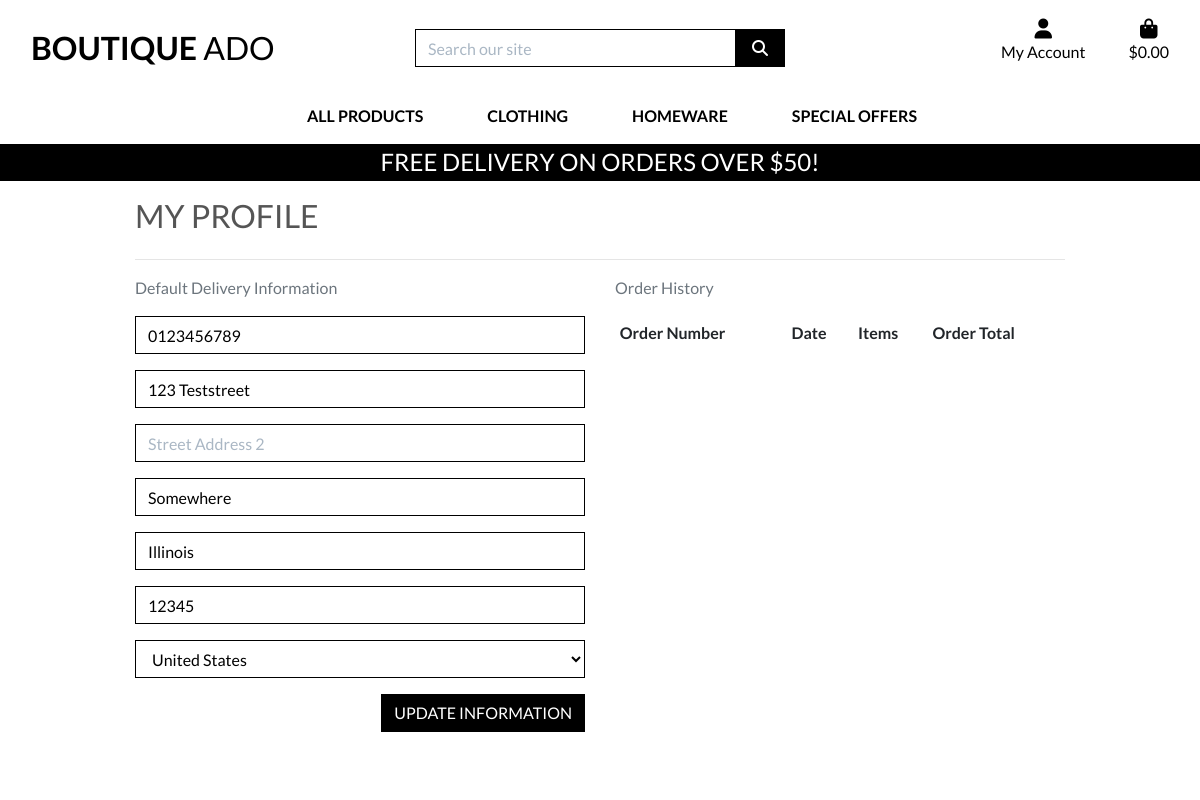
The page /profile/ (signed in) on the database as committed earlier.
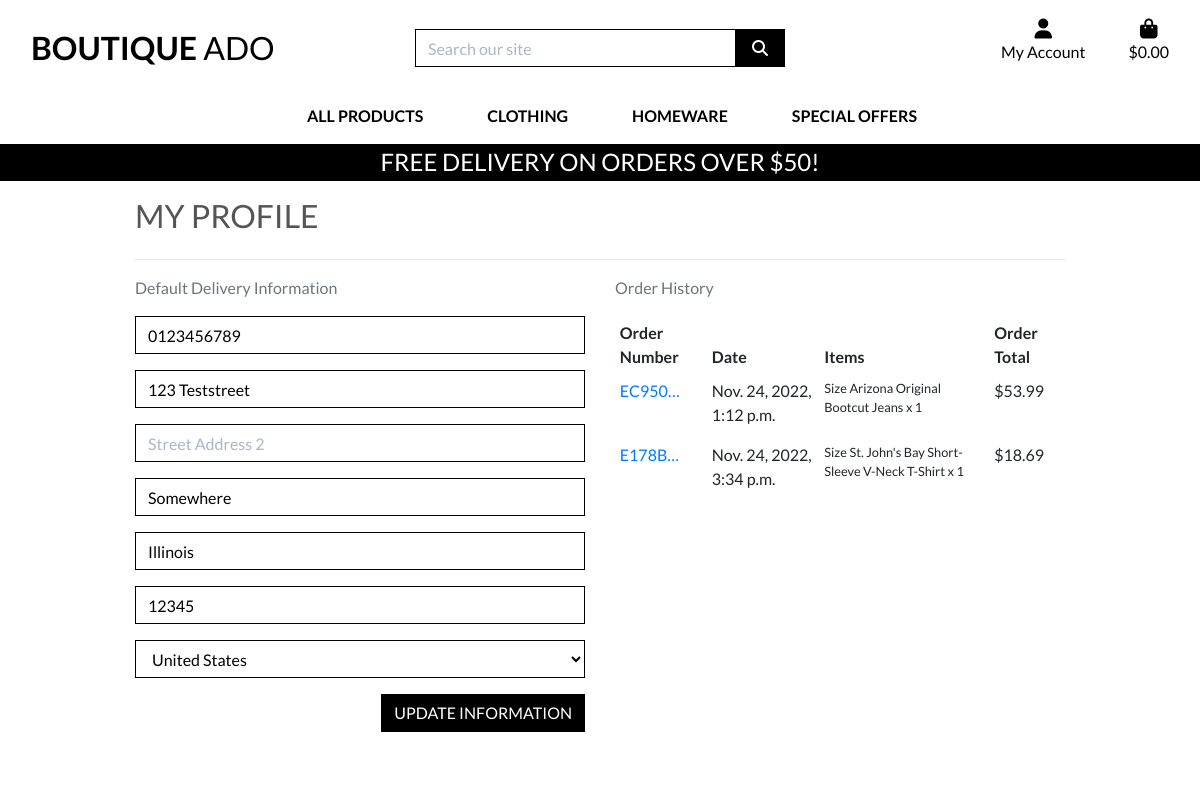
The same page on the database as committed later.
### profiles/models.py (models this page shows, shortened)
class UserProfile(models.Model):
    user = models.OneToOneField(User, on_delete=models.CASCADE)
    default_phone_number = models.CharField(max_length=20, null=True, blank=True)
    default_street_address1 = models.CharField(max_length=80, null=True, blank=True)
    default_street_address2 = models.CharField(max_length=80, null=True, blank=True)
    default_town_or_city = models.CharField(max_length=40, null=True, blank=True)
    default_county = models.CharField(max_length=80, null=True, blank=True)
    default_postcode = models.CharField(max_length=20, null=True, blank=True)
    default_country = CountryField(blank_label="Country", null=True, blank=True)

### checkout/models.py (models this page shows, shortened)
class Order(models.Model):
    order_number = models.CharField(max_length=32, null=False, editable=False)
    user_profile = models.ForeignKey(
        UserProfile,
        on_delete=models.SET_NULL,
        null=True,
        blank=True,
        related_name='orders')
    full_name = models.CharField(max_length=50, null=False, blank=False)
    email = models.EmailField(max_length=254, null=False, blank=False)
    phone_number = models.CharField(max_length=20, null=False, blank=False)
    country = CountryField(blank_label="Country *", null=False, blank=False)
    postcode = models.CharField(max_length=20, null=True, blank=True)
    town_or_city = models.CharField(max_length=40, null=False, blank=False)
    street_address1 = models.CharField(max_length=80, null=False, blank=False)
    street_address2 = models.CharField(max_length=80, null=True, blank=True)
    county = models.CharField(max_length=80, null=True, blank=True)
    date = models.DateTimeField(auto_now_add=True)
    delivery_cost = models.DecimalField(max_digits=6, decimal_places=2, null=False, default=0)
    order_total = models.DecimalField(max_digits=10, decimal_places=2, null=False, default=0)
    grand_total = models.DecimalField(max_digits=10, decimal_places=2, null=False, default=0)
    original_bag = models.TextField(null=False, blank=False, default='')
    stripe_pid = models.CharField(max_length=254, null=False, blank=False, default='')

class OrderLineItem(models.Model):
    order = models.ForeignKey(Order, null=False, blank=False, on_delete=models.CASCADE, related_name='lineitems')
    product = models.ForeignKey(Product, null=False, blank=False, on_delete=models.CASCADE)
    product_size = models.CharField(max_length=2, null=True, blank=True) # XS, S, M, L, XL
    quantity = models.IntegerField(null=False, blank=False, default=0)
    lineitem_total = models.DecimalField(max_digits=6, decimal_places=2, null=False, blank=False, editable=False)

### products/models.py (models this page shows, shortened)
class Product(models.Model):
    category = models.ForeignKey(
        'Category',
        null=True,
        blank=True,
        on_delete=models.SET_NULL)
    sku = models.CharField(
        max_length=254,
        null=True,
        blank=True)
    name = models.CharField(max_length=254)
    description = models.TextField()
    has_sizes = models.BooleanField(
        default=False,
        null=True,
        blank=True)
    price = models.DecimalField(
        max_digits=6,
        decimal_places=2)
    rating = models.DecimalField(
        max_digits=6,
        decimal_places=2,
        null=True,
        blank=True)
    image_url = models.URLField(
        max_length=1024,
        null=True,
        blank=True)
    image = models.ImageField(
        null=True,
        blank=True)

### profiles/views.py (the view)
# urls.py: path('profile/', include('profiles.urls')),
@login_required
def profile(request):
    profile = get_object_or_404(UserProfile, user=request.user)
    if request.method == 'POST':
        form = UserProfileForm(request.POST, instance=profile)
        if form.is_valid():
            form.save()
            messages.success(request, 'Profile updated successfully')
        else:
            messages.error(request, 'Update failed. \
                Please ensure the form is valid.')
    else:
        form = UserProfileForm(instance=profile)
    orders = profile.orders.all()
    template = 'profiles/profile.html'
    context = {
        'form': form,
        'orders': orders,
        'on_profile_page': True,
    }
    return render(request, template, context)

### profiles/forms.py
class UserProfileForm(forms.ModelForm):
    class Meta:
        model = UserProfile
        exclude = ('user',)
    def __init__(self, *args, **kwargs):
        super().__init__(*args, **kwargs)
        placeholders = {
            'default_phone_number': 'Phone Number',
            'default_postcode': 'Postal Code',
            'default_town_or_city': 'Town or City',
            'default_street_address1': 'Street Address 1',
            'default_street_address2': 'Street Address 2',
            'default_county': 'County, State or Locality',
        }
        self.fields['default_phone_number'].widget.attrs['autofocus'] = True
        for field in self.fields:
            if field != 'default_country':
                if self.fields[field].required:
                    placeholder = f'{placeholders[field]} *'
                else:
                    placeholder = placeholders[field]
                self.fields[field].widget.attrs['placeholder'] = placeholder
            self.fields[field].widget.attrs['class'] = 'border-black rounded-0 profile-form-input'
            self.fields[field].label = False

### bag/contexts.py (called while the page is built, shortened)
def bag_contents(request):
    bag_items = []
    total = 0
    product_count = 0
    bag = request.session.get('bag', {})
    if total < settings.FREE_DELIVERY_THRESHOLD:
        delivery = total * Decimal(settings.STANDARD_DELIVERY_PERCENTAGE/100)
        free_delivery_delta = settings.FREE_DELIVERY_THRESHOLD - total
    else:
        delivery = 0
        free_delivery_delta = 0
    grand_total = total + delivery
    context = {
        'bag_items': bag_items,
        'total': total,
        'product_count': product_count,
        'delivery': delivery,
        'free_delivery_delta': free_delivery_delta,
        'free_delivery_threshold': settings.FREE_DELIVERY_THRESHOLD,
        'grand_total': grand_total,
    }
    return context

### profiles/templates/profiles/profile.html (shortened to what this page needs)
{% extends "base.html" %}
{% load static %}
{% block extra_css %}
    <link rel="stylesheet" href="{% static 'profiles/css/profile.css' %}">
{% endblock %}
{% block page_header %}
    <div class="container header-container">
    </div>
{% endblock %}
{% block content %}
    <div class="overlay">
    </div>
    <div class="container">
        <div class="row">
            <div class="col">
                <h2 class="logo-font mb-4">
                    My Profile
                </h2>
                <hr>
            </div>
        </div>
        <div class="row">
            <div class="col-12 col-lg-6">
                <p class="text-muted">Default Delivery Information</p>
                <form action="{% url 'profile' %}" class="mt-3" method="POST" id="profile-update-form">
                    {{ form|crispy }}
                    <button class="btn btn-black rounded-0 text-uppercase float-right">Update Information</button>
                </form>
            </div>
            <div class="col-12 col-lg-6">
                <p class="text-muted">Order History</p>
                <div class="order-history table-responsive">
                    <table class="table table-sm table-borderless">
                        <thead>
                            <tr>
                                <th>Order Number</th>
                                <th>Date</th>
                                <th>Items</th>
                                <th>Order Total</th>
                            </tr>
                        </thead>
                        <tbody>
                            {% for order in orders %}
                                <tr>
                                    <td>
                                        <a href="{% url 'order_history' order.order_number %}"
                                        title="{{ order.order_number }}">
                                            {{ order.order_number|truncatechars:6 }}
                                        </a>
                                    </td>
                                    <td>{{ order.date }}</td>
                                    <td>
                                        <ul class="list-unstyled">
                                            {% for item in order.lineitems.all %}
                                                <li class="small">
                                                    {% if item.product.has_sizes %}
                                                        Size {{ item.product.size|upper }}
                                                    {% endif %}
                                                    {{ item.product.name }} x {{ item.quantity }}
                                                </li>
                                            {% endfor %}
                                        </ul>
                                    </td>
                                    <td>${{ order.grand_total }}</td>
                                </tr>
                            {% endfor %}
                        </tbody>
                    </table>
                </div>
            </div>
        </div>
    </div>
{% endblock %}

### templates/base.html (shortened to what this page needs)
{% load static %}
<!doctype html>
<html lang="en">
    <head>
        {% block corecss %}
            <link rel="stylesheet" href="https://cdn.jsdelivr.net/npm/bootstrap@4.4.1/dist/css/bootstrap.min.css">
            <link rel="stylesheet" href="{% static 'css/base.css' %}">
        {% endblock %}
        {% block extra_css %}
        {% endblock %}
    </head>
    <body>
        <header class="container-fluid fixed-top">
            <div id="topnav" class="row bg-white pt-lg-2 d-none d-lg-flex">
                <div class="col-12 col-lg-4 my-auto py-1 py-lg-0 text-center text-lg-left">
                    <a href="{% url 'home' %}" class="nav-link main-logo-link">
                        <h2 class="logo-font text-black my-0">
                            <strong>Boutique</strong> Ado
                        </h2>
                    </a>
                </div>
                <div class="col-12 col-lg-4 my-auto py-1 py-lg-0">
                    <form method="GET" action="{% url 'products' %}">
                        <div class="input-group w-100">
                            <input type="text" class="form-control border border-black rounded-0" type="text" name="q" placeholder="Search our site">
                            <div class="input-group-append">
                                <button class="form-control btn btn-black border border-black rounded-0" type="submit">
                                    <span class="icon">
                                        <i class="fas fa-search"></i>
                                    </span>
                                </button>
                            </div>
                        </div>
                    </form>
                </div>
                <div class="col-12 col-lg-4 my-auto py-1 py-lg-0">
                    <ul class="list-inline list-unstyled text-center text-lg-right my-0">
                        <li class="list-inline-item dropdown">
                            <a class="text-black nav-link" href="#" id="user-options" data-toggle="dropdown" aria-haspopup="true" aria-expanded="false">
                                <div class="text-center">
                                    <div><i class="fas fa-user fa-lg"></i></div>
                                    <p class="my-0">My Account</p>
                                </div>
                            </a>
                        </li>
                        <li class="list-inline-item">
                            <a class="{% if grand_total %}text-info font-weight-bold{% else %}text-black{% endif %} nav-link" href="{% url 'view_bag' %}">
                                <div class="text-center">
                                    <div><i class="fas fa-shopping-bag fa-lg"></i> </div>
                                    <p class="my-o">
                                        {% if grand_total %}
                                            ${{ grand_total|floatformat:2 }}
                                        {% else %}
                                            $0.00
                                        {% endif %}
                                    </p>
                                </div>
                            </a>
                        </li>
                    </ul>
                </div>
            </div>
            <div class="row bg-white">
                <nav class="navbar navbar-expand-lg navbar-light w-100">
                    {% include 'includes/main-nav.html' %}
                </nav>
            </div>
            <div id="delivery-banner" class="row text-center">
                <div class="col bg-black text-white">
                    <h4 class="logo-font my-1">Free delivery on orders over ${{ free_delivery_threshold }}!</h4>
                </div>
            </div>
        </header>
        {% block page_header %}
        {% endblock %}
        {% block content %}
        {% endblock %}
    </body>
</html>

### templates/includes/main-nav.html (shortened to what this page needs)
<div class="collapse navbar-collapse" id="main-nav">
    <ul class="navbar-nav w-auto mx-auto">
        <li class="nav-item dropdown">
            <a class="logo-font font-weight-bold nav-link text-black mr-5" href="#" id="all-products-link" data-toggle="dropdown" aria-haspopup="true" aria-expanded="false">
                All Products
            </a>
        </li>
        <li class="nav-item dropdown">
            <a class="logo-font font-weight-bold nav-link text-black mr-5" href="#" id="clothing-link" data-toggle="dropdown" aria-haspopup="true" aria-expanded="false">
                Clothing
            </a>
        </li>
        <li class="nav-item dropdown">
            <a class="logo-font font-weight-bold nav-link text-black mr-5" href="#" id="homeware-link" data-toggle="dropdown" aria-haspopup="true" aria-expanded="false">
                Homeware
            </a>
        </li>
        <li class="nav-item dropdown">
            <a class="logo-font font-weight-bold nav-link text-black" href="#" id="specials-link" data-toggle="dropdown" aria-haspopup="true" aria-expanded="false">
                Special Offers
            </a>
        </li>
    </ul>
</div>

### static/css/base.css (style rules this page uses)
html { height: 100%; }
body { background: url('/media/homepage_background_cropped.jpg') no-repeat center center fixed; background-size: cover; height: calc(100vh - 164px); color: #555; font-family: 'Lato'; }
.icon { align-items: center; display: inline-flex; justify-content: center; height: 1.5rem; width: 1.5rem; }
.logo-font { text-transform: uppercase; }
.main-logo-link { width: fit-content; }
.btn-black { background: black; color: white; }
.text-black { color: #000 !important; }
.border-black { border: 1px solid black !important; }
.bg-black { background: #000 !important; }
.overlay { height: 100%; width: 100%; top: 0; left: 0; position: fixed; background: white; z-index: -1; }
input[name='q']::placeholder { color: #aab7c4; }
@media (min-width: 1200px) { .container { max-width: 80%; } }
@media (min-width: 992px) { .header-container { padding-top: 164px; } }

### profiles/static/profiles/css/profile.css (style rules this page uses)
#profile-update-form .form-control { color: #000; }
#profile-update-form input::placeholder { color: #aab7c4; }
#id_default_country, #id_default_country option:not(:first-child) { color: #000; }

Rows that differ between the two databases and show on the page:
added Order: order_number "EC950…", date "Nov. 24, 2022, 1:12 p.m.", grand_total "53.99"
added OrderLineItem: product.name "Arizona Original Bootcut Jeans", quantity "1", shown under "EC950…"
added Order: order_number "E178B…", date "Nov. 24, 2022, 3:34 p.m.", grand_total "18.69"
added OrderLineItem: product.name "St. John's Bay Short-Sleeve V-Neck T-Shirt", quantity "1", shown under "E178B…"
